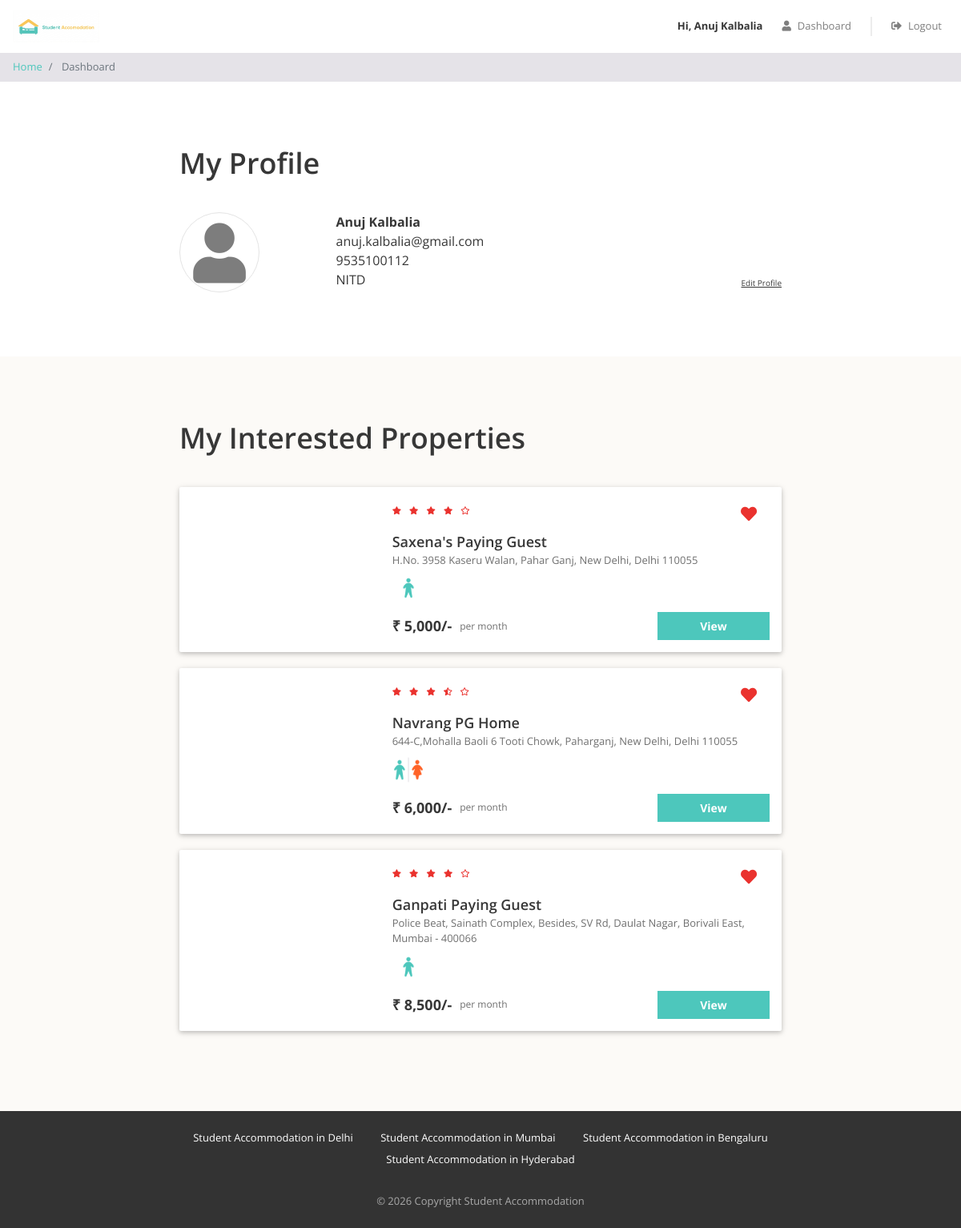
/dashboard.php (signed in), run on the app's committed database.
### tables this page shows
CREATE TABLE `users` (
  `id` int(11) NOT NULL,
  `email` varchar(100) NOT NULL,
  `password` varchar(100) NOT NULL,
  `full_name` varchar(100) NOT NULL,
  `phone` varchar(20) NOT NULL,
  `gender` enum('male','female') NOT NULL,
  `college_name` varchar(100) NOT NULL
);

CREATE TABLE `interested_users_properties` (
  `id` int(11) NOT NULL,
  `user_id` int(11) NOT NULL,
  `property_id` int(11) NOT NULL
);

CREATE TABLE `properties` (
  `id` int(11) NOT NULL,
  `city_id` int(11) NOT NULL,
  `name` varchar(100) NOT NULL,
  `address` varchar(255) NOT NULL,
  `description` longtext NOT NULL,
  `gender` enum('male','female','unisex') NOT NULL,
  `rent` int(11) NOT NULL,
  `rating_clean` float(2,1) NOT NULL,
  `rating_food` float(2,1) NOT NULL,
  `rating_safety` float(2,1) NOT NULL,
  `university_name` varchar(255) DEFAULT NULL,
  `university_distance` varchar(100) DEFAULT NULL,
  `room_type` varchar(100) DEFAULT NULL,
  `wifi` tinyint(1) DEFAULT 0,
  `meals` tinyint(1) DEFAULT 0,
  `laundry` tinyint(1) DEFAULT 0,
  `security` tinyint(1) DEFAULT 0,
  `deposit` int(11) DEFAULT NULL,
  `contact_number` varchar(15) DEFAULT NULL
);

### dashboard.php (the view, shortened to what this page needs)
<?php
require "includes/database_connect.php";
$user_id = $_SESSION['user_id'];
$sql_1 = "SELECT * FROM users WHERE id = $user_id";
$result_1 = mysqli_query($conn, $sql_1);
$user = mysqli_fetch_assoc($result_1);
$sql_2 = "SELECT *
            FROM interested_users_properties iup
            INNER JOIN properties p ON iup.property_id = p.id
            WHERE iup.user_id = $user_id";
$result_2 = mysqli_query($conn, $sql_2);
$interested_properties = mysqli_fetch_all($result_2, MYSQLI_ASSOC);
?>
<!DOCTYPE html>
<html lang="en">
<head>
    <?php
    include "includes/head_links.php";
    ?>
    <link href="css/dashboard.css" rel="stylesheet" />
</head>
<body>
    <?php
    include "includes/header.php";
    ?>
    <nav aria-label="breadcrumb">
        <ol class="breadcrumb py-2">
            <li class="breadcrumb-item">
                <a href="index.php">Home</a>
            </li>
            <li class="breadcrumb-item active" aria-current="page">
                Dashboard
            </li>
        </ol>
    </nav>
    <div class="my-profile page-container">
        <h1>My Profile</h1>
        <div class="row">
            <div class="col-md-3 profile-img-container">
                <i class="fas fa-user profile-img"></i>
            </div>
            <div class="col-md-9">
                <div class="row no-gutters justify-content-between align-items-end">
                    <div class="profile">
                        <div class="name"><?= $user['full_name'] ?></div>
                        <div class="email"><?= $user['email'] ?></div>
                        <div class="phone"><?= $user['phone'] ?></div>
                        <div class="college"><?= $user['college_name'] ?></div>
                    </div>
                    <div class="edit">
                        <div class="edit-profile">Edit Profile</div>
                    </div>
                </div>
            </div>
        </div>
    </div>
    <?php
    if (count($interested_properties) > 0) {
    ?>
        <div class="my-interested-properties">
            <div class="page-container">
                <h1>My Interested Properties</h1>
                <?php
                foreach ($interested_properties as $property) {
                ?>
                    <div class="property-card property-id-<?= $property['id'] ?> row">
                        <div class="image-container col-md-4">
                        </div>
                        <div class="content-container col-md-8">
                            <div class="row no-gutters justify-content-between">
                                <?php
                                $total_rating = ($property['rating_clean'] + $property['rating_food'] + $property['rating_safety']) / 3;
                                $total_rating = round($total_rating, 1);
                                ?>
                                <div class="star-container" title="<?= $total_rating ?>">
                                    <?php
                                    $rating = $total_rating;
                                    for ($i = 0; $i < 5; $i++) {
                                        if ($rating >= $i + 0.8) {
                                    ?>
                                            <i class="fas fa-star"></i>
                                        <?php
                                        } elseif ($rating >= $i + 0.3) {
                                        ?>
                                            <i class="fas fa-star-half-alt"></i>
                                        <?php
                                        } else {
                                        ?>
                                            <i class="far fa-star"></i>
                                    <?php
                                        }
                                    }
                                    ?>
                                </div>
                                <div class="interested-container">
                                    <i class="is-interested-image fas fa-heart" data-property-id="<?= $property['id'] ?>"></i>
                                </div>
                            </div>
                            <div class="detail-container">
                                <div class="property-name"><?= $property['name'] ?></div>
                                <div class="property-address"><?= $property['address'] ?></div>
                                <div class="property-gender">
                                    <?php
                                    if ($property['gender'] == "male") {
                                    ?>
                                        <img src="img/male.png">
                                    <?php
                                    } elseif ($property['gender'] == "female") {
                                    ?>
                                        <img src="img/female.png">
                                    <?php
                                    } else {
                                    ?>
                                        <img src="img/unisex.png">
                                    <?php
                                    }
                                    ?>
                                </div>
                            </div>
                            <div class="row no-gutters">
                                <div class="rent-container col-6">
                                    <div class="rent">₹ <?= number_format($property['rent']) ?>/-</div>
                                    <div class="rent-unit">per month</div>
                                </div>
                                <div class="button-container col-6">
                                    <a href="property_detail.php?property_id=<?= $property['id'] ?>" class="btn btn-primary">View</a>
                                </div>
                            </div>
                        </div>
                    </div>
                <?php
                }
                ?>
            </div>
        </div>
    <?php
    }
    ?>
    <?php
    include "includes/footer.php";
    ?>
</body>
</html>

### css/common.css (style rules this page uses)
* { box-sizing: border-box; font-family: 'Open Sans', sans-serif; }
body { color: #373737; font-size: 16px; position: relative; }
h1, h2, h3, h4, h5, h6 { font-weight: 600; }
h1 { font-size: 36px; margin-bottom: 40px; }
.btn-primary, .btn-warning, .btn-danger { color: white; font-weight: bold; }
.breadcrumb { background-color: #e5e3e8; font-size: 13px; border-radius: 0px; margin-bottom: 0px; }
.page-container { max-width: 800px; padding: 80px 24px; margin: auto; }

### css/dashboard.css (style rules this page uses)
.profile-img { color: #7d7d7d; font-size: 75px; text-align: center; border: 1px solid #e4e4e4; border-radius: 50%; height: 100px; width: 100px; line-height: 100px; }
.profile .name { font-weight: bold; }
.edit-profile { font-size: 10px; text-decoration: underline; cursor: pointer; }
.my-interested-properties { background-color: #fcfaf7; }
.property-card { background-color: #ffffff; border-radius: 2px; padding: 15px 0px; margin: 20px auto; box-shadow: 0 2px 5px 0 rgba(0, 0, 0, 0.16), 0 2px 10px 0 rgba(0, 0, 0, 0.12); }
.image-container { text-align: center; }
.star-container i { color: #EA322E; font-size: 10px; margin-right: 6px; }
.interested-container { text-align: center; padding: 8px 16px; }
.interested-container i { color: #EA322E; font-size: 20px; cursor: pointer; }
.detail-container { padding-bottom: 10px; }
.property-name { font-size: 18px; font-weight: 600; }
.property-address { color: #6f6f6f; font-size: 13px; padding-bottom: 5px; }
.property-gender img { width: 40px; }
.rent-container { display: flex; align-items: center; }
.rent { font-size: 18px; font-weight: bold; padding-right: 10px; }
.rent-unit { color: #6f6f6f; font-size: 12px; }
.button-container .btn { font-size: 14px; border-radius: 0px; width: 140px; float: right; }

### data on the page
users: full_name "Anuj Kalbalia", email "anuj.kalbalia@gmail.com", phone "9535100112", college_name "NITD"
interested_users_properties: property.name "Saxena's Paying Guest", property.address "H.No. 3958 Kaseru Walan, Pahar Ganj, New Delhi, Delhi 110055", property.rent "5,000"
interested_users_properties: property.name "Navrang PG Home", property.address "644-C,Mohalla Baoli 6 Tooti Chowk, Paharganj, New Delhi, Delhi 110055", property.rent "6,000"
interested_users_properties: property.name "Ganpati Paying Guest", property.address "Police Beat, Sainath Complex, Besides, SV Rd, Daulat Nagar, Borivali East, Mumbai - 400066", property.rent "8,500"

### other printed values
$_SESSION["full_name"] "Anuj Kalbalia"
